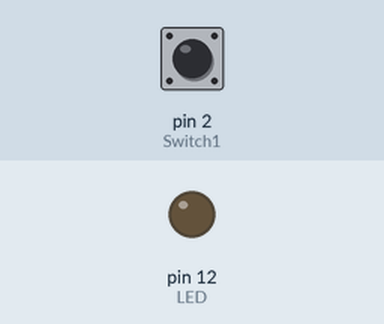
Recording of a sketch running on a simulated Arduino Uno, built with avr-gcc and run on an emulated ATmega328P. Parts: output pins drawn as LEDs (lit = HIGH). The test bench sets the inputs (shaded band); at power-on: pin 2 (Switch1) LOW.

Above: at 1.2 s.
1.3 s: pin 2 (Switch1) pulled HIGH for 0.15 s
At 2.1 s:
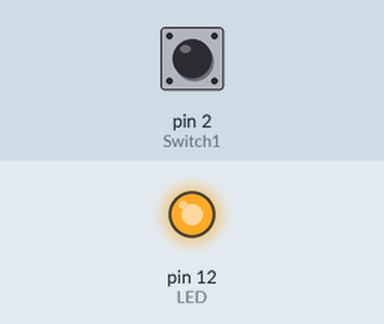
4.3 s: pin 2 (Switch1) pulled HIGH for 3.2 s
At 8.0 s:
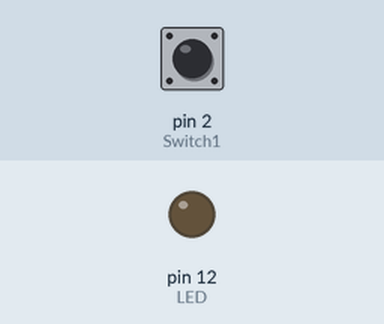
Timing chart, 0 to 9.5 s (numbered marks = the images above; inputs shaded):
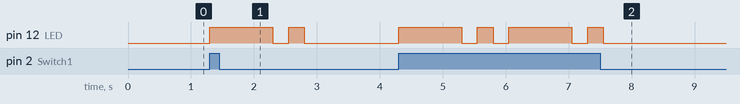

The sketch:

first_switch_5.4.23.ino
```cpp
int LED = 12; // LED is attached to pin 12
int Switch1 = 2; //pin 2 is attached to the switch
void setup() {
  pinMode(LED, OUTPUT);
  pinMode(Switch1, INPUT);

}

void loop() {
  if (digitalRead(Switch1) == HIGH)
  {
    blink(); // if switch is on turn on LED
  }
  else
  {
    digitalWrite(LED, LOW); // turn LED off
  }
}

void blink()
{
  digitalWrite(LED,HIGH);
  delay(1000);
  digitalWrite(LED,LOW);
  delay(250);
  digitalWrite(LED,HIGH);
  delay(250);
  digitalWrite(LED,LOW);
  delay(250);
}
```

Measured:
- after the input at 1.3 s, pin 12 (LED): LOW → HIGH at once, → LOW 1.0 s later, → HIGH 0.25 s later, → LOW 0.25 s later
- after the input at 4.3 s, pin 12 (LED): LOW → HIGH at once, → LOW 1.0 s later, → HIGH 0.25 s later, → LOW 0.25 s later, … (8 changes in this stretch)
